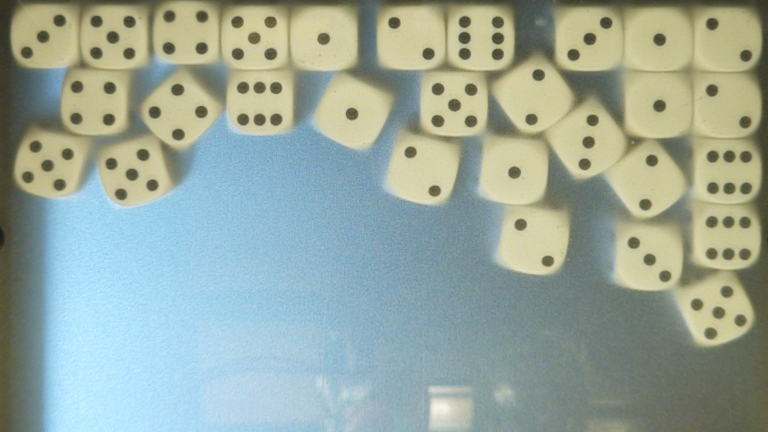
#> input picture images/final_box_20_dice/00.jpg, 1536 x 864 px (shown at 1/2 size); its folder holds 4 pictures in this run
$ python gen_finder_targets.py
#> lines starting #> are read from the running program, lines starting #| are printed output that depends on the picture
import os
import json
import numpy as np
from PIL import Image

# === Settings ===
image_dir = '../images/final_box_20_dice/'
locations_file = "die_locations.json"
output_dir = "finder_targets"
gaussian_sigma = 10  # (sigma * 2 = visiblish width)

# === Load die locations ===
with open(locations_file, "r") as f:
#> (reads ImageGen/die_locations.json from the repository)
    all_locations = json.load(f)

os.makedirs(output_dir, exist_ok=True)

for image_name, centers in all_locations.items():
    # Get dimensions from original image
    img = Image.open(os.path.join(image_dir, image_name))
#> img is the input picture: PIL image 1536x864 RGB; mean R, G, B 152.5, 167.6, 156.6
    w, h = img.size
#> w = 1536; h = 864

    # Build heatmap
    heatmap = np.zeros((h, w), dtype=np.float32)
    yy, xx = np.mgrid[0:h, 0:w]
    for cx, cy in centers:
        dist_sq = (xx - cx) ** 2 + (yy - cy) ** 2
        heatmap += np.exp(-dist_sq / (2 * gaussian_sigma ** 2))
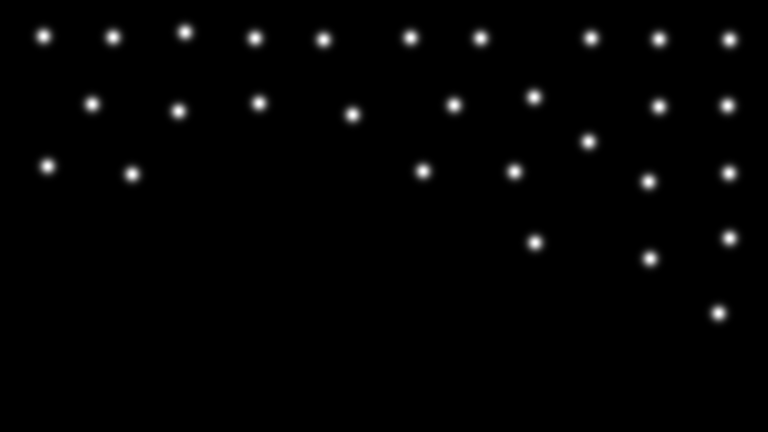
#> heatmap: shape (864, 1536) float32 (shown at 1/2 size); min 0, max 1, mean 0.0137

    # Clip to [0, 1] in case overlapping Gaussians exceed 1
    heatmap = np.clip(heatmap, 0, 1)

    # Save as grayscale image
    out = (heatmap * 255).astype(np.uint8)
    out_name = f"target_{os.path.splitext(image_name)[0]}.png"
    Image.fromarray(out, mode="L").save(os.path.join(output_dir, out_name))
    print(f"{out_name}: {len(centers)} dice, {w}x{h}")
#| target_00.png: 29 dice, 1536x864
#> pass 2 of the loop `for image_name, centers in all_locations.items():`:
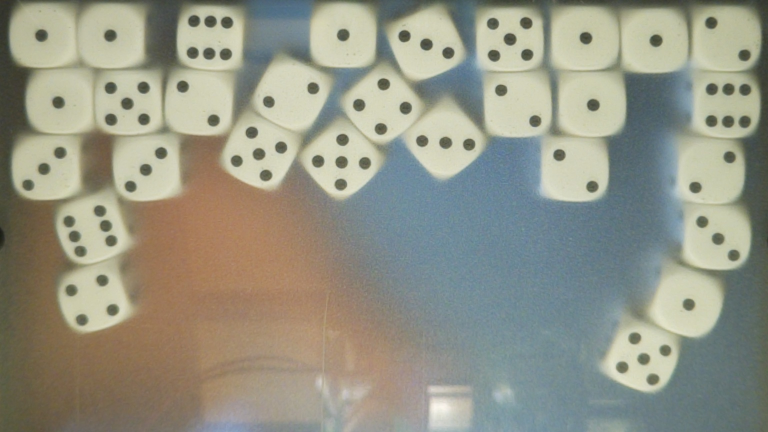
#> input picture images/final_box_20_dice/01.jpg, 1536 x 864 px (shown at 1/2 size)
#> img is the input picture: PIL image 1536x864 RGB; mean R, G, B 148.3, 148.9, 133.9
#> after the loop `for cx, cy in centers:`:
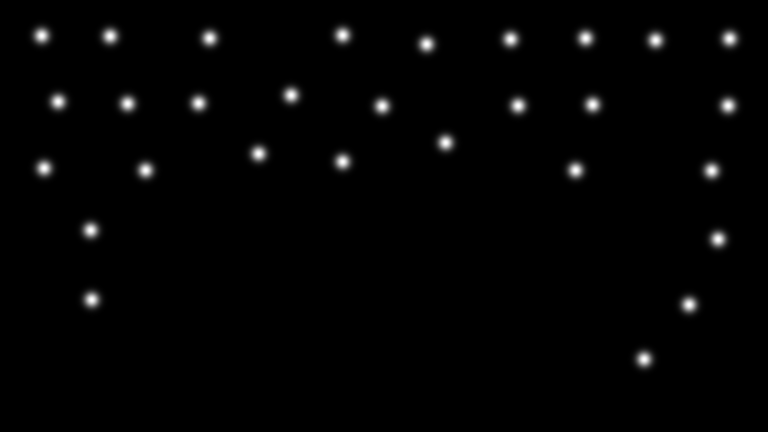
#> heatmap: shape (864, 1536) float32 (shown at 1/2 size); min 0, max 1, mean 0.0137
#| target_01.png: 29 dice, 1536x864
#> pass 3 of the loop `for image_name, centers in all_locations.items():`:
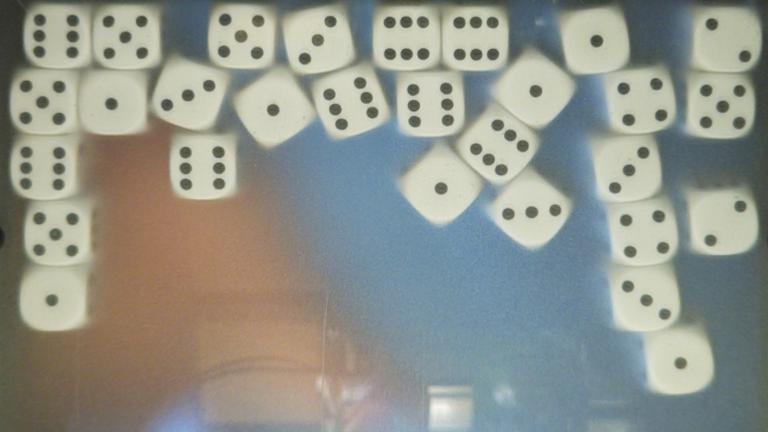
#> input picture images/final_box_20_dice/02.jpg, 1536 x 864 px (shown at 1/2 size)
#> img is the input picture: PIL image 1536x864 RGB; mean R, G, B 144.2, 147.5, 139
#> after the loop `for cx, cy in centers:`:
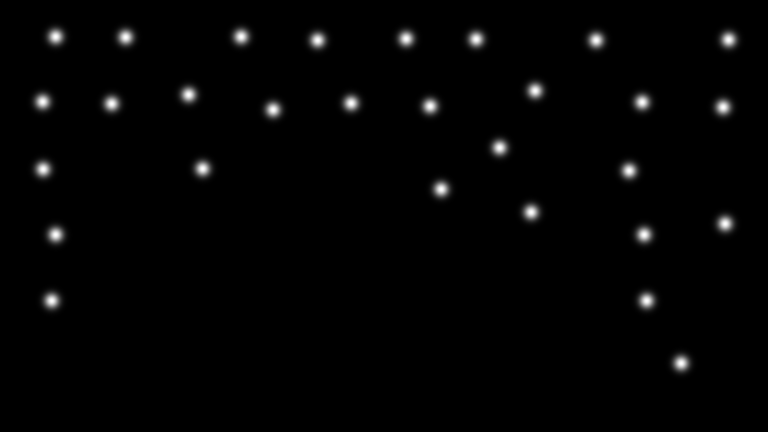
#> heatmap: shape (864, 1536) float32 (shown at 1/2 size); min 0, max 1, mean 0.0137
#| target_02.png: 29 dice, 1536x864
#> (the run stopped early here; a loop or call above may not have finished)
